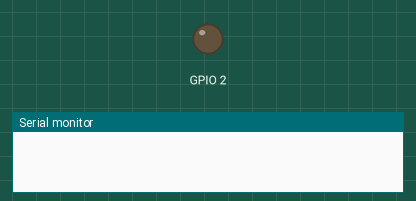
A sketch run on a simulated ESP32. On the bench: output pins drawn as LEDs (lit = HIGH), the last lines printed to the serial monitor. WiFi joins after 1.5 s; servers stay silent unless stated; uploads are accepted with an empty reply.

Above: at 0.0 s.
At 2.2 s:
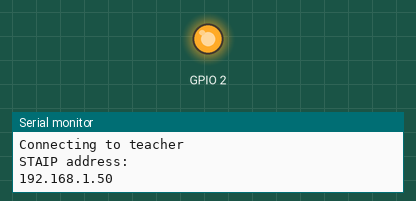
Timing chart, 0 to 3.9 s (numbered marks = the images above):
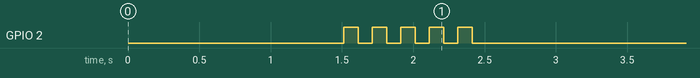

The sketch:

ESP32_openAI.ino
```cpp
/*
ESP32 Use ChatGPT API (GPT-3.5)
Author : ChungYi Fu (Kaohsiung, Taiwan)  2023-6-12 19:30
https://www.facebook.com/francefu

Tutorial
https://beta.openai.com/docs/guides/completion
https://beta.openai.com/docs/api-reference/completions/create
*/

#include <WiFi.h>
#include <WiFiClientSecure.h>

char wifi_ssid[] = "teacher";
char wifi_pass[] = "87654321";
String openaiKey = "";  // openAI API Key

//ChatGPT
String role = "You are a helpful assistant.";
String model = "gpt-3.5-turbo";
String system_content = "{\"role\": \"system\", \"content\":\""+ role +"\"}";
String historical_messages = system_content;

//Image generator
String imageSize = "256x256"; // 256x256, 512x512 , 1024x1024

void setup()
{
  Serial.begin(115200);
  delay(10);

  initWiFi();

  Serial.println(openAI_chat("I am from Taiwan."));
  Serial.println(openAI_chat("Where am I?"));
  Serial.println(openAI_image("Beautiful Taiwan."));
}

void loop()
{
}

void initWiFi() {
  WiFi.mode(WIFI_STA);

  //WiFi.config(IPAddress(192, 168, 201, 100), IPAddress(192, 168, 201, 2), IPAddress(255, 255, 255, 0));

  for (int i=0;i<2;i++) {
    WiFi.begin(wifi_ssid, wifi_pass);

    delay(1000);
    Serial.println("");
    Serial.print("Connecting to ");
    Serial.println(wifi_ssid);

    long int StartTime=millis();
    while (WiFi.status() != WL_CONNECTED) {
        delay(500);
        if ((StartTime+5000) < millis()) break;
    }

    if (WiFi.status() == WL_CONNECTED) {
      Serial.println("");
      Serial.println("STAIP address: ");
      Serial.println(WiFi.localIP());
      Serial.println("");

      pinMode(2, OUTPUT);
      for (int j=0;j<5;j++) {
        digitalWrite(2,HIGH);
        delay(100);
        digitalWrite(2,LOW);
        delay(100);
      }

      break;
    }
  }

  if (WiFi.status() != WL_CONNECTED) {
    pinMode(2, OUTPUT);
    for (int k=0;k<2;k++) {
      digitalWrite(2,HIGH);
      delay(1000);
      digitalWrite(2,LOW);
      delay(1000);
    }
  }
}

String openAI_chat(String message) {
  WiFiClientSecure client_tcp;
  client_tcp.setInsecure();   //run version 1.0.5 or above

  message.replace("\"","'");
  String user_content = "{\"role\": \"user\", \"content\":\""+ message+"\"}";
  historical_messages += ", "+user_content;
  String request = "{\"model\":\""+model+"\",\"messages\":[" + historical_messages + "]}";

  if (client_tcp.connect("api.openai.com", 443)) {
    client_tcp.println("POST /v1/chat/completions HTTP/1.1");
    client_tcp.println("Connection: close");
    client_tcp.println("Host: api.openai.com");
    client_tcp.println("Authorization: Bearer " + openaiKey);
    client_tcp.println("Content-Type: application/json; charset=utf-8");
    client_tcp.println("Content-Length: " + String(request.length()));
    client_tcp.println();
    for (int i = 0; i < request.length(); i += 1024) {
      client_tcp.print(request.substring(i, i+1024));
    }

    String getResponse="",Feedback="";
    boolean state = false;
    int waitTime = 20000;   // timeout 20 seconds
    long startTime = millis();
    while ((startTime + waitTime) > millis()) {
      Serial.print(".");
      delay(100);
      while (client_tcp.available()) {
          char c = client_tcp.read();
          //Serial.print(String(c));
          if (state==true)
            getResponse += String(c);
          if (c == '\n')
            Feedback = "";
          else if (c != '\r')
            Feedback += String(c);
          if (Feedback.indexOf("\",\"content\":\"")!=-1||Feedback.indexOf("\"content\": \"")!=-1)
            state=true;
          if (getResponse.indexOf("\"},")!=-1&&state==true) {
            state=false;
            getResponse = getResponse.substring(0,getResponse.length()-3);
          } else if (getResponse.indexOf("\"")!=-1&&c == '\n'&&state==true) {
            state=false;
            getResponse = getResponse.substring(0,getResponse.length()-2);
          }

          startTime = millis();
       }
       if (getResponse.length()>0) {
          client_tcp.stop();
          String assistant_content = "{\"role\": \"assistant\", \"content\":\""+ getResponse+"\"}";
          historical_messages += ", "+assistant_content;
          Serial.println("");
          return getResponse;
       }
    }

    client_tcp.stop();
    Serial.println(Feedback);
    return "error";
  }
  else
    return "Connection failed";
}

void openAI_chat_reset() {
  historical_messages = system_content;
}

String openAI_image(String message) {
  WiFiClientSecure client_tcp;
  client_tcp.setInsecure();   //run version 1.0.5 or above

  String request = "{\"prompt\":\""+ message+"\", \"size\":\""+imageSize+"\", \"n\":1}";
  if (client_tcp.connect("api.openai.com", 443)) {
    client_tcp.println("POST /v1/images/generations HTTP/1.1");
    client_tcp.println("Connection: close");
    client_tcp.println("Host: api.openai.com");
    client_tcp.println("Authorization: Bearer " + openaiKey);
    client_tcp.println("Content-Type: application/json; charset=utf-8");
    client_tcp.println("Content-Length: " + String(request.length()));
    client_tcp.println();
    for (int i = 0; i < request.length(); i += 1024) {
      client_tcp.print(request.substring(i, i+1024));
    }

    String getResponse="",Feedback="";
    boolean state = false;
    int waitTime = 20000;   // timeout 20 seconds
    long startTime = millis();
    while ((startTime + waitTime) > millis()) {
      Serial.print(".");
      delay(100);
      while (client_tcp.available()) {
          char c = client_tcp.read();
          if (String(c)=="\""&&state==true)
            break;
          if (state==true)
            getResponse += String(c);
          if (c == '\n')
            Feedback = "";
          else if (c != '\r')
            Feedback += String(c);
          if (Feedback.indexOf("\"url\": \"")!=-1)
            state=true;
          startTime = millis();
       }
       if (getResponse.length()>0) {
          client_tcp.stop();
          Serial.println("");
          return getResponse;
       }
    }

    client_tcp.stop();
    Serial.println(Feedback);
    return "error";
  }
  else
    return "Connection failed";
}
```
